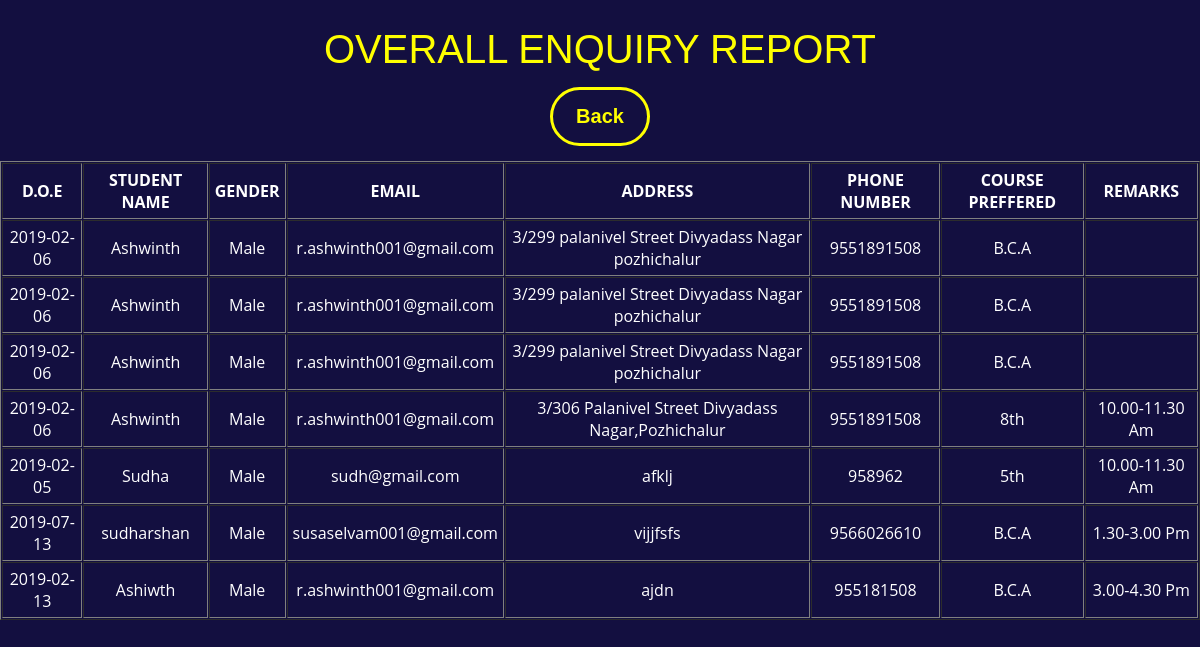
/OverallEnquiry.php, run on the app's committed database.
### tables this page shows
CREATE TABLE IF NOT EXISTS `enquiry` (
  `doe` date NOT NULL,
  `studentname` varchar(50) NOT NULL,
  `gender` varchar(50) NOT NULL,
  `email` varchar(50) NOT NULL,
  `address` varchar(50) NOT NULL,
  `phonenumber` varchar(50) NOT NULL,
  `qualification` varchar(50) NOT NULL,
  `timing` varchar(50) NOT NULL,
  `course` varchar(50) NOT NULL,
  `remarks` varchar(50) NOT NULL,
  `sessionhandle` varchar(100) NOT NULL
);

### OverallEnquiry.php (the view, shortened to what this page needs)
<!doctype html>
<html>
<head>
  <link rel="stylesheet" a href="css\Overall.css">
</head>
<body>
  <form action="" method="post" class="mainForm">
  	<h1>OVERALL ENQUIRY REPORT</h1>
    <input type="submit" name="back" value="Back">
    <table style='color:white' cellpadding="5" cellspacing="1" border="1" align="center" >
                    <thead>
                      <tr>
                        <th>D.O.E</th>
                        <th>STUDENT NAME</th>
                        <th>GENDER</th>
                        <th>EMAIL</th>
                        <th>ADDRESS</th>
                        <th>PHONE NUMBER</th>
                        <th>COURSE PREFFERED</th>
                        <th>REMARKS</th>
                      </tr>
                    </thead>
    <?php
    $con = mysqli_connect('localhost','root','','csc');
      $res= "SELECT  * from enquiry";
      if($result=mysqli_query($con,$res))
        {
            while($row=mysqli_fetch_row($result))
            {
              ?>
                <tbody>
      				<tr>
      					<td><?php echo htmlentities($row['0']);?></td>
      					<td><?php echo htmlentities($row['1']);?></td>
      					<td><?php echo htmlentities($row['2']);?></td>
      					<td><?php echo htmlentities($row['3']);?></td>
      					<td><?php echo htmlentities($row['4']);?></td>
      					<td><?php echo htmlentities($row['5']);?></td>
      					<td><?php echo htmlentities($row['6']);?></td>
                <td><?php echo htmlentities($row['7']);?></td>
      				</tr>
      							<?php
                }
            }
         ?>
      				</tbody>
      			</table>
</form>
</body>
</html>

### css/Overall.css (style rules this page uses)
body { margin: 0 ; padding: 0; background-color: #130f40; background-repeat: no-repeat; background-size: cover; text-align:center; font-family: 'open sans',sans-serif; height: 100%; }
.mainForm h1 { margin-bottom: auto; font-size: 40px; font-family: sans-serif; color: yellow; font-weight: 300; text-align: center; }
.mainForm input[type=submit] { width:100px; text-align: center; margin: 15px auto; padding: 15px; background: none; font-weight: bold; font-size: 20px; color: yellow; border: none; outline: none; border:solid #ffff00; border-radius: 40px; }

### data on the page
enquiry: doe "2019-02-06", studentname "Ashwinth", gender "Male", email "r.ashwinth001@gmail.com", address "3/299 palanivel Street Divyadass Nagar pozhichalur", phonenumber "9551891508", qualification "B.C.A"
enquiry: doe "2019-02-06", studentname "Ashwinth", gender "Male", email "r.ashwinth001@gmail.com", address "3/299 palanivel Street Divyadass Nagar pozhichalur", phonenumber "9551891508", qualification "B.C.A"
enquiry: doe "2019-02-06", studentname "Ashwinth", gender "Male", email "r.ashwinth001@gmail.com", address "3/299 palanivel Street Divyadass Nagar pozhichalur", phonenumber "9551891508", qualification "B.C.A"
enquiry: doe "2019-02-06", studentname "Ashwinth", gender "Male", email "r.ashwinth001@gmail.com", address "3/306 Palanivel Street Divyadass Nagar,Pozhichalur", phonenumber "9551891508", qualification "8th", timing "10.00-11.30 Am"
enquiry: doe "2019-02-05", studentname "Sudha", gender "Male", email "sudh@gmail.com", address "afklj", phonenumber "958962", qualification "5th", timing "10.00-11.30 Am"
enquiry: doe "2019-07-13", studentname "sudharshan", gender "Male", email "susaselvam001@gmail.com", address "vijjfsfs", phonenumber "9566026610", qualification "B.C.A", timing "1.30-3.00 Pm"
enquiry: doe "2019-02-13", studentname "Ashiwth", gender "Male", email "r.ashwinth001@gmail.com", address "ajdn", phonenumber "955181508", qualification "B.C.A", timing "3.00-4.30 Pm"
